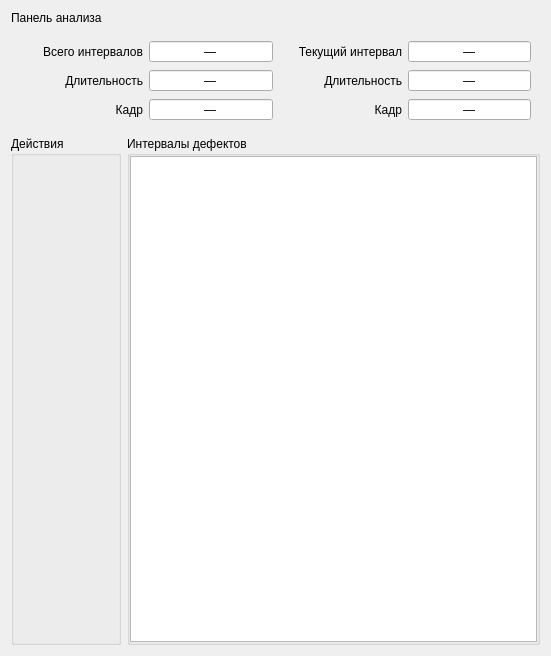
<?xml version="1.0" encoding="UTF-8"?>
<ui version="4.0">
 <class>analysisForm</class>
 <widget class="QWidget" name="analysisForm">
  <property name="geometry">
   <rect>
    <x>0</x>
    <y>0</y>
    <width>551</width>
    <height>656</height>
   </rect>
  </property>
  <property name="windowTitle">
   <string>Form</string>
  </property>
  <layout class="QVBoxLayout" name="verticalLayout">
   <item>
    <widget class="QLabel" name="formTitleLabel">
     <property name="sizePolicy">
      <sizepolicy hsizetype="Preferred" vsizetype="Fixed">
       <horstretch>0</horstretch>
       <verstretch>0</verstretch>
      </sizepolicy>
     </property>
     <property name="text">
      <string>Панель анализа</string>
     </property>
    </widget>
   </item>
   <item>
    <widget class="QWidget" name="infoPanel" native="true">
     <property name="sizePolicy">
      <sizepolicy hsizetype="Preferred" vsizetype="Fixed">
       <horstretch>0</horstretch>
       <verstretch>0</verstretch>
      </sizepolicy>
     </property>
     <layout class="QGridLayout" name="infoPanelLayout">
      <item row="1" column="1">
       <widget class="QSpinBox" name="totalDurationSpinBox">
        <property name="alignment">
         <set>Qt::AlignCenter</set>
        </property>
        <property name="buttonSymbols">
         <enum>QAbstractSpinBox::NoButtons</enum>
        </property>
        <property name="specialValueText">
         <string>—</string>
        </property>
       </widget>
      </item>
      <item row="0" column="1">
       <widget class="QSpinBox" name="totalIntervalsSpinBox">
        <property name="alignment">
         <set>Qt::AlignCenter</set>
        </property>
        <property name="buttonSymbols">
         <enum>QAbstractSpinBox::NoButtons</enum>
        </property>
        <property name="specialValueText">
         <string>—</string>
        </property>
       </widget>
      </item>
      <item row="1" column="0">
       <widget class="QLabel" name="totalDurationLabel">
        <property name="text">
         <string>Длительность</string>
        </property>
        <property name="alignment">
         <set>Qt::AlignRight|Qt::AlignTrailing|Qt::AlignVCenter</set>
        </property>
       </widget>
      </item>
      <item row="1" column="2">
       <widget class="QLabel" name="currentIntervalDurationLabel">
        <property name="text">
         <string>Длительность</string>
        </property>
        <property name="alignment">
         <set>Qt::AlignRight|Qt::AlignTrailing|Qt::AlignVCenter</set>
        </property>
       </widget>
      </item>
      <item row="2" column="2">
       <widget class="QLabel" name="currentIntervalFrameLabel">
        <property name="text">
         <string>Кадр</string>
        </property>
        <property name="alignment">
         <set>Qt::AlignRight|Qt::AlignTrailing|Qt::AlignVCenter</set>
        </property>
       </widget>
      </item>
      <item row="0" column="2">
       <widget class="QLabel" name="currentIntervalLabel">
        <property name="text">
         <string>Текущий интервал</string>
        </property>
        <property name="alignment">
         <set>Qt::AlignRight|Qt::AlignTrailing|Qt::AlignVCenter</set>
        </property>
       </widget>
      </item>
      <item row="2" column="0">
       <widget class="QLabel" name="totalFrameLabel">
        <property name="text">
         <string>Кадр</string>
        </property>
        <property name="alignment">
         <set>Qt::AlignRight|Qt::AlignTrailing|Qt::AlignVCenter</set>
        </property>
       </widget>
      </item>
      <item row="2" column="1">
       <widget class="QSpinBox" name="totaltFrameSpinBox">
        <property name="alignment">
         <set>Qt::AlignCenter</set>
        </property>
        <property name="buttonSymbols">
         <enum>QAbstractSpinBox::NoButtons</enum>
        </property>
        <property name="specialValueText">
         <string>—</string>
        </property>
       </widget>
      </item>
      <item row="0" column="0">
       <widget class="QLabel" name="totalIntervalsLabel">
        <property name="text">
         <string>Всего интервалов</string>
        </property>
        <property name="alignment">
         <set>Qt::AlignRight|Qt::AlignTrailing|Qt::AlignVCenter</set>
        </property>
       </widget>
      </item>
      <item row="0" column="3">
       <widget class="QSpinBox" name="currentIntervalSpinBox">
        <property name="alignment">
         <set>Qt::AlignCenter</set>
        </property>
        <property name="buttonSymbols">
         <enum>QAbstractSpinBox::NoButtons</enum>
        </property>
        <property name="specialValueText">
         <string>—</string>
        </property>
       </widget>
      </item>
      <item row="1" column="3">
       <widget class="QSpinBox" name="currentIntervalDurationSpinBox">
        <property name="alignment">
         <set>Qt::AlignCenter</set>
        </property>
        <property name="buttonSymbols">
         <enum>QAbstractSpinBox::NoButtons</enum>
        </property>
        <property name="specialValueText">
         <string>—</string>
        </property>
       </widget>
      </item>
      <item row="2" column="3">
       <widget class="QSpinBox" name="currentIntervalFrameSpinBox">
        <property name="alignment">
         <set>Qt::AlignCenter</set>
        </property>
        <property name="buttonSymbols">
         <enum>QAbstractSpinBox::NoButtons</enum>
        </property>
        <property name="specialValueText">
         <string>—</string>
        </property>
       </widget>
      </item>
     </layout>
    </widget>
   </item>
   <item>
    <layout class="QHBoxLayout" name="horizontalLayout">
     <item>
      <widget class="QGroupBox" name="groupBox">
       <property name="title">
        <string>Действия</string>
       </property>
       <layout class="QVBoxLayout" name="verticalLayout_5">
        <property name="spacing">
         <number>0</number>
        </property>
        <property name="leftMargin">
         <number>0</number>
        </property>
        <property name="topMargin">
         <number>0</number>
        </property>
        <property name="rightMargin">
         <number>0</number>
        </property>
        <property name="bottomMargin">
         <number>0</number>
        </property>
        <item>
         <widget class="QPushButton" name="displayFramePushButton">
          <property name="enabled">
           <bool>false</bool>
          </property>
          <property name="sizePolicy">
           <sizepolicy hsizetype="Preferred" vsizetype="Fixed">
            <horstretch>0</horstretch>
            <verstretch>0</verstretch>
           </sizepolicy>
          </property>
          <property name="text">
           <string/>
          </property>
          <property name="icon">
           <iconset resource="icons.qrc">
            <normaloff>:/AnalysisPanelButton/sm.png</normaloff>:/AnalysisPanelButton/sm.png</iconset>
          </property>
          <property name="iconSize">
           <size>
            <width>32</width>
            <height>32</height>
           </size>
          </property>
          <property name="flat">
           <bool>true</bool>
          </property>
         </widget>
        </item>
        <item>
         <widget class="QPushButton" name="playBackPushButton">
          <property name="enabled">
           <bool>false</bool>
          </property>
          <property name="sizePolicy">
           <sizepolicy hsizetype="Preferred" vsizetype="Fixed">
            <horstretch>0</horstretch>
            <verstretch>0</verstretch>
           </sizepolicy>
          </property>
          <property name="text">
           <string/>
          </property>
          <property name="icon">
           <iconset resource="icons.qrc">
            <normaloff>:/AnalysisPanelButton/playback.png</normaloff>:/AnalysisPanelButton/playback.png</iconset>
          </property>
          <property name="iconSize">
           <size>
            <width>32</width>
            <height>32</height>
           </size>
          </property>
          <property name="flat">
           <bool>true</bool>
          </property>
         </widget>
        </item>
        <item>
         <widget class="QWidget" name="horizontalWidget_2" native="true">
          <property name="sizePolicy">
           <sizepolicy hsizetype="Preferred" vsizetype="Fixed">
            <horstretch>0</horstretch>
            <verstretch>0</verstretch>
           </sizepolicy>
          </property>
          <layout class="QHBoxLayout" name="horizontalLayout_3">
           <item>
            <widget class="QPushButton" name="playPushButton">
             <property name="enabled">
              <bool>false</bool>
             </property>
             <property name="text">
              <string/>
             </property>
             <property name="icon">
              <iconset resource="icons.qrc">
               <normaloff>:/AnalysisPanelButton/play.png</normaloff>:/AnalysisPanelButton/play.png</iconset>
             </property>
             <property name="iconSize">
              <size>
               <width>32</width>
               <height>32</height>
              </size>
             </property>
             <property name="flat">
              <bool>true</bool>
             </property>
            </widget>
           </item>
           <item>
            <widget class="QPushButton" name="stopPushButton">
             <property name="enabled">
              <bool>false</bool>
             </property>
             <property name="text">
              <string/>
             </property>
             <property name="icon">
              <iconset resource="icons.qrc">
               <normaloff>:/AnalysisPanelButton/stop.png</normaloff>:/AnalysisPanelButton/stop.png</iconset>
             </property>
             <property name="iconSize">
              <size>
               <width>32</width>
               <height>32</height>
              </size>
             </property>
             <property name="flat">
              <bool>true</bool>
             </property>
            </widget>
           </item>
          </layout>
         </widget>
        </item>
        <item>
         <widget class="QPushButton" name="playForwardPushButton">
          <property name="enabled">
           <bool>false</bool>
          </property>
          <property name="text">
           <string/>
          </property>
          <property name="icon">
           <iconset resource="icons.qrc">
            <normaloff>:/AnalysisPanelButton/playvpered.png</normaloff>:/AnalysisPanelButton/playvpered.png</iconset>
          </property>
          <property name="iconSize">
           <size>
            <width>32</width>
            <height>32</height>
           </size>
          </property>
          <property name="flat">
           <bool>true</bool>
          </property>
         </widget>
        </item>
        <item>
         <widget class="QPushButton" name="playForwardAndDeletePushButton">
          <property name="enabled">
           <bool>false</bool>
          </property>
          <property name="sizePolicy">
           <sizepolicy hsizetype="Preferred" vsizetype="Fixed">
            <horstretch>0</horstretch>
            <verstretch>0</verstretch>
           </sizepolicy>
          </property>
          <property name="text">
           <string/>
          </property>
          <property name="icon">
           <iconset resource="icons.qrc">
            <normaloff>:/AnalysisPanelButton/playvperedAndDel.png</normaloff>:/AnalysisPanelButton/playvperedAndDel.png</iconset>
          </property>
          <property name="iconSize">
           <size>
            <width>32</width>
            <height>32</height>
           </size>
          </property>
          <property name="flat">
           <bool>true</bool>
          </property>
         </widget>
        </item>
        <item>
         <widget class="QPushButton" name="deletePushButton">
          <property name="enabled">
           <bool>false</bool>
          </property>
          <property name="sizePolicy">
           <sizepolicy hsizetype="Preferred" vsizetype="Fixed">
            <horstretch>0</horstretch>
            <verstretch>0</verstretch>
           </sizepolicy>
          </property>
          <property name="text">
           <string/>
          </property>
          <property name="icon">
           <iconset resource="icons.qrc">
            <normaloff>:/AnalysisPanelButton/delete.png</normaloff>:/AnalysisPanelButton/delete.png</iconset>
          </property>
          <property name="iconSize">
           <size>
            <width>32</width>
            <height>32</height>
           </size>
          </property>
          <property name="flat">
           <bool>true</bool>
          </property>
         </widget>
        </item>
        <item>
         <widget class="QPushButton" name="clearPushButton">
          <property name="enabled">
           <bool>false</bool>
          </property>
          <property name="sizePolicy">
           <sizepolicy hsizetype="Preferred" vsizetype="Fixed">
            <horstretch>0</horstretch>
            <verstretch>0</verstretch>
           </sizepolicy>
          </property>
          <property name="text">
           <string/>
          </property>
          <property name="icon">
           <iconset resource="icons.qrc">
            <normaloff>:/AnalysisPanelButton/clear.png</normaloff>:/AnalysisPanelButton/clear.png</iconset>
          </property>
          <property name="iconSize">
           <size>
            <width>32</width>
            <height>32</height>
           </size>
          </property>
          <property name="flat">
           <bool>true</bool>
          </property>
         </widget>
        </item>
        <item>
         <widget class="QPushButton" name="addIntervalPushButton">
          <property name="enabled">
           <bool>true</bool>
          </property>
          <property name="text">
           <string/>
          </property>
          <property name="icon">
           <iconset resource="icons.qrc">
            <normaloff>:/AnalysisPanelButton/addNewPart.png</normaloff>:/AnalysisPanelButton/addNewPart.png</iconset>
          </property>
          <property name="iconSize">
           <size>
            <width>32</width>
            <height>32</height>
           </size>
          </property>
          <property name="flat">
           <bool>true</bool>
          </property>
         </widget>
        </item>
        <item>
         <widget class="QPushButton" name="createExcelDocPushButton">
          <property name="enabled">
           <bool>false</bool>
          </property>
          <property name="text">
           <string/>
          </property>
          <property name="icon">
           <iconset resource="icons.qrc">
            <normaloff>:/AnalysisPanelButton/excel.png</normaloff>:/AnalysisPanelButton/excel.png</iconset>
          </property>
          <property name="iconSize">
           <size>
            <width>32</width>
            <height>32</height>
           </size>
          </property>
          <property name="flat">
           <bool>true</bool>
          </property>
         </widget>
        </item>
        <item>
         <widget class="QPushButton" name="saveVideaIntervalPushButton">
          <property name="enabled">
           <bool>false</bool>
          </property>
          <property name="text">
           <string/>
          </property>
          <property name="icon">
           <iconset resource="icons.qrc">
            <normaloff>:/AnalysisPanelButton/savevid.png</normaloff>:/AnalysisPanelButton/savevid.png</iconset>
          </property>
          <property name="iconSize">
           <size>
            <width>32</width>
            <height>32</height>
           </size>
          </property>
          <property name="checkable">
           <bool>false</bool>
          </property>
          <property name="checked">
           <bool>false</bool>
          </property>
          <property name="flat">
           <bool>true</bool>
          </property>
         </widget>
        </item>
        <item>
         <widget class="QPushButton" name="exitPanelButton">
          <property name="text">
           <string/>
          </property>
          <property name="icon">
           <iconset resource="icons.qrc">
            <normaloff>:/AnalysisPanelButton/exitPAnel.png</normaloff>:/AnalysisPanelButton/exitPAnel.png</iconset>
          </property>
          <property name="iconSize">
           <size>
            <width>32</width>
            <height>32</height>
           </size>
          </property>
          <property name="flat">
           <bool>true</bool>
          </property>
         </widget>
        </item>
       </layout>
      </widget>
     </item>
     <item>
      <widget class="QGroupBox" name="groupBox_2">
       <property name="title">
        <string>Интервалы дефектов</string>
       </property>
       <layout class="QHBoxLayout" name="horizontalLayout_2">
        <property name="spacing">
         <number>0</number>
        </property>
        <property name="leftMargin">
         <number>0</number>
        </property>
        <property name="topMargin">
         <number>0</number>
        </property>
        <property name="rightMargin">
         <number>0</number>
        </property>
        <property name="bottomMargin">
         <number>0</number>
        </property>
        <item>
         <widget class="QTableView" name="tableView"/>
        </item>
       </layout>
      </widget>
     </item>
    </layout>
   </item>
  </layout>
 </widget>
 <resources>
  <include location="icons.qrc"/>
 </resources>
 <connections/>
</ui>
